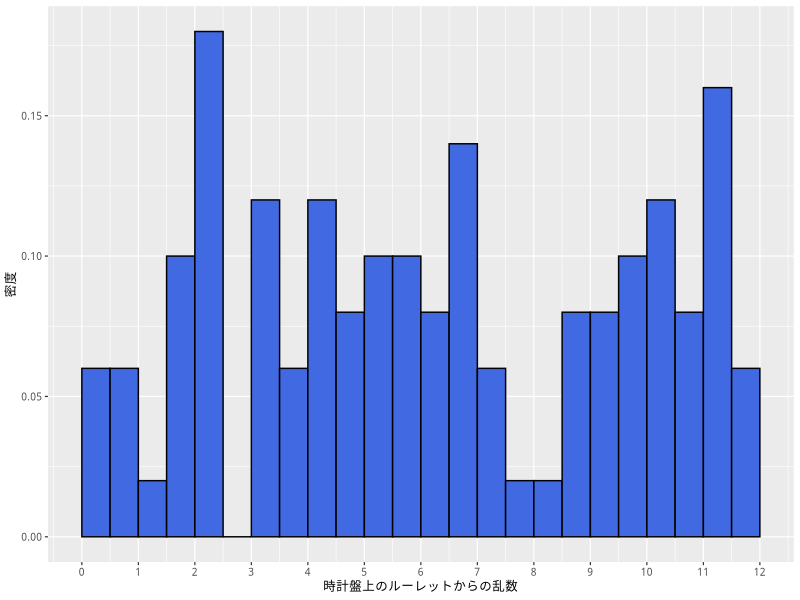
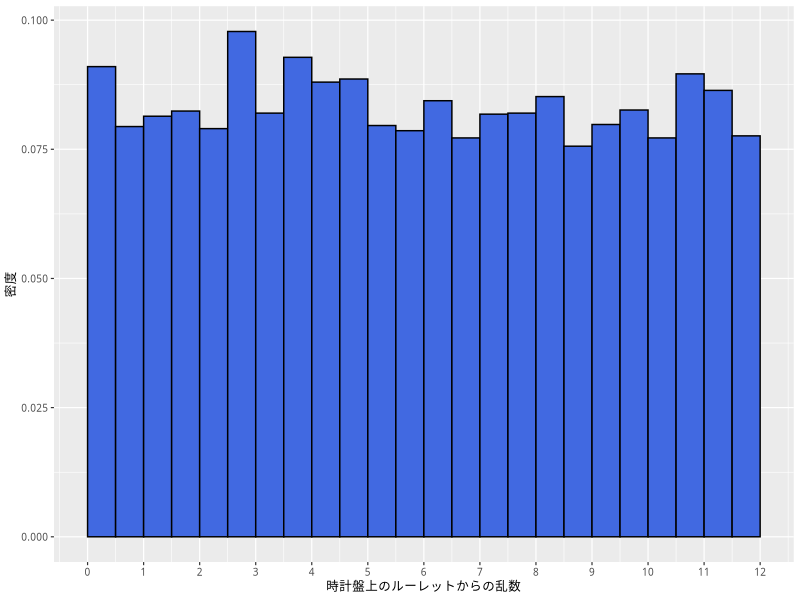
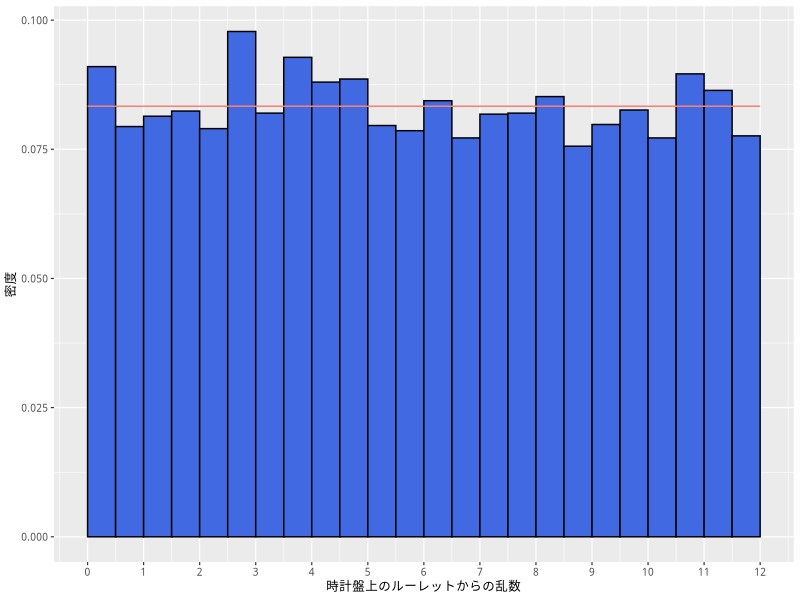
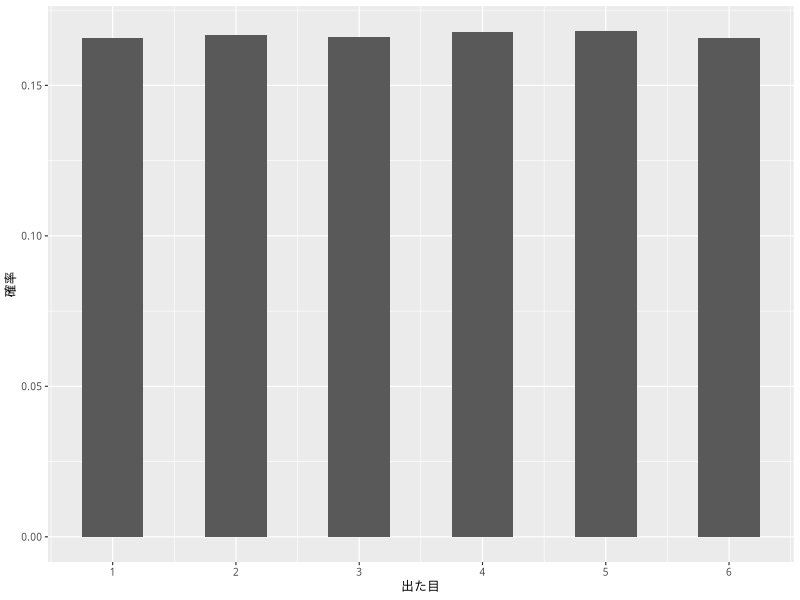
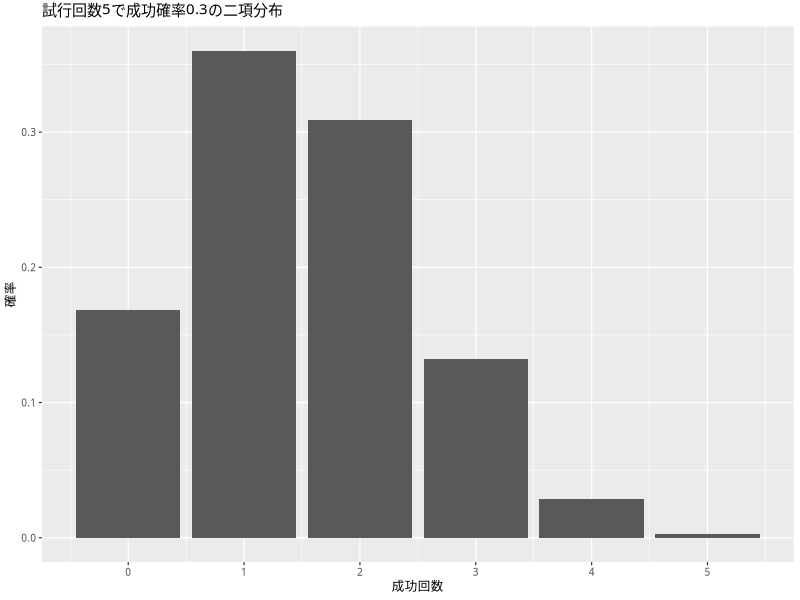
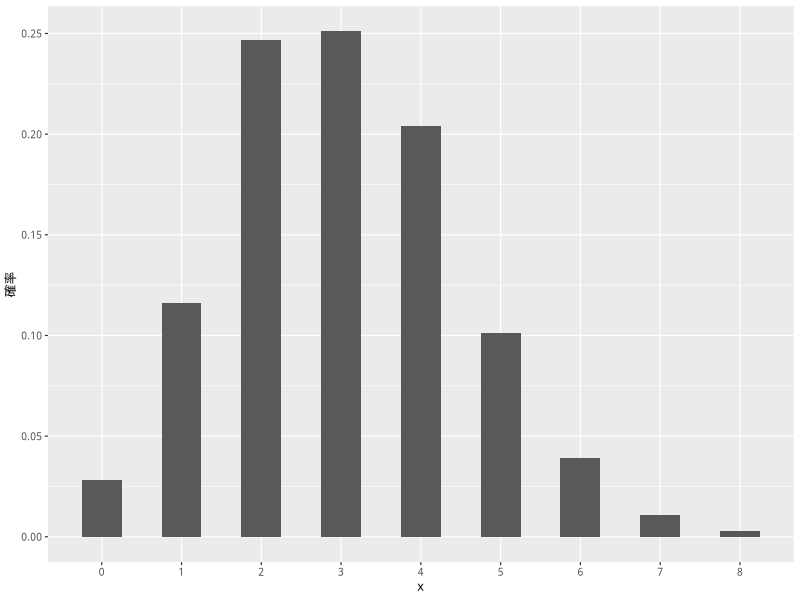
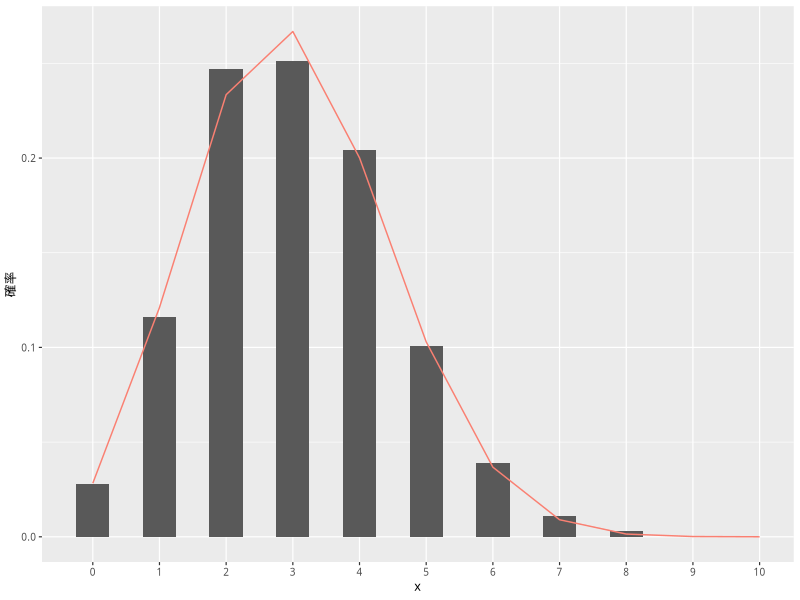
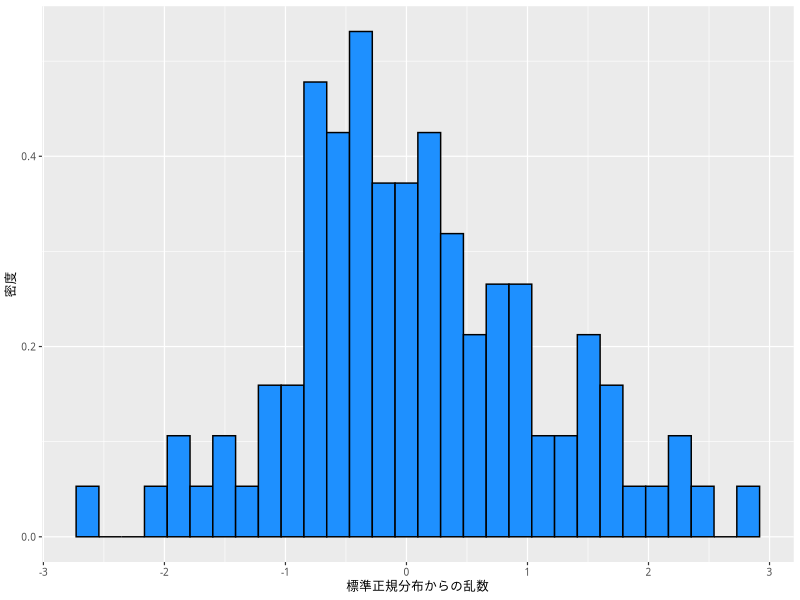

The R source for these figures, in order:
## ---- chunk 1
#| message: false
library(tidyverse)
## ---- chunk 2
#| message: false
theme_set(theme_gray(base_size = 9,
                     base_family = "HiraginoSans-W3"))
## ---- chunk 3
a1 <- runif(n = 100, min = 0, max = 12)
## ---- chunk 4
df1 <- tibble(a1)  # 結果をデータフレーム (tibble) に入れる
h1 <- ggplot(df1, aes(x = a1, y = after_stat(density))) +
  geom_histogram(binwidth = 0.5, 
                 boundary = 0,
                 fill = "royalblue", 
                 color = "black") +
  labs(x = "時計盤上のルーレットからの乱数", 
       y = "密度") +
  scale_x_continuous(breaks = 0 : 12)  # x軸の目盛を調整
plot(h1)
## ---- chunk 5
a2 <- runif(n = 10000, min = 0, max = 12)
df2 <- tibble(a2)
h2 <- ggplot(df2, aes(x = a2, y = after_stat(density))) +
  geom_histogram(binwidth = 0.5, 
                 boundary = 0,
                 fill = "royalblue", 
                 color = "black") +
  labs(x = "時計盤上のルーレットからの乱数", 
       y = "密度") +
  scale_x_continuous(breaks = 0 : 12)  # x軸の目盛を調整
plot(h2)
## ---- chunk 6
x_pt <- seq(from = 0, to = 12, length.out = 10000)
## ---- chunk 7
dens <- dunif(x_pt, min = 0, max = 12)
## ---- chunk 8
D_unif <- tibble(x = x_pt, dens = dens)
## ---- chunk 9
h2_b <- h2 +
  geom_line(data = D_unif, 
            aes(x = x, y = dens),
            color = "salmon")
plot(h2_b)
## ---- chunk 10
punif(3, min = 0, max = 12) 
## ---- chunk 11
punif(11.5, min = 0, max = 12) - punif(4.8, min = 0, max = 12)
## ---- chunk 12
qunif(0.5, min = 0, max = 12)
## ---- chunk 13
qunif(1, min = 0, max = 12)
## ---- chunk 14
a3 <- sample(1 : 6, size = 100000, replace = TRUE)
df3 <- tibble(a3)
p3 <- ggplot(df3, aes(x = a3, y = after_stat(count) / nrow(df3))) +
  geom_bar(width = 0.5) +
  labs(x = "出た目", y = "確率") +
  scale_x_continuous(breaks = 1 : 6)
plot(p3)
## ---- chunk 15
#| echo: false
bin_ex1 <- dbinom(0 : 5, size = 5, prob = 0.3)
dd <- data.frame(x = 0 : 5, y = bin_ex1)
p_bin1 <- ggplot(dd, aes(x, y)) +
  geom_bar(stat = "identity") +
  scale_x_continuous(breaks = 0:5) +
  labs(x = "成功回数", 
       y = "確率",
       title = "試行回数5で成功確率0.3の二項分布")
print(p_bin1)
## ---- chunk 16
rbinom(n = 8, size = 10, prob = 0.4)
## ---- chunk 17
rbinom(n = 8, size = 10, prob = 0.4)
## ---- chunk 18
rbinom(n = 1, size = 1, prob = 0.5)
## ---- chunk 19
rbinom(n = 1, size = 1, prob = 0.5)
## ---- chunk 20
rbinom(n = 1, size = 1, prob = 0.5)
## ---- chunk 21
rbinom(n = 1, size = 1, prob = 0.5)
## ---- chunk 22
rbinom(n = 1, size = 1, prob = 0.5)
## ---- chunk 23
rbinom(n = 1, size = 1, prob = 0.5)
## ---- chunk 24
rbinom(n = 10, size = 1, prob = 0.5)
## ---- chunk 25
x <- rbinom(n = 1000, size = 10, prob = 0.3)
## ---- chunk 26
D_bin <- tibble(x)
h_binom <- ggplot(D_bin, aes(x = x, y = after_stat(count) / nrow(D_bin))) +
  geom_bar(width = 0.5) +
  scale_x_continuous(breaks = 0 : 10,
                     minor_breaks = NULL) +
  labs(y = "確率")
plot(h_binom)
## ---- chunk 27
x_pt <- 0 : 10
## ---- chunk 28
dens <- dbinom(x_pt, size = 10, prob = 0.3)
## ---- chunk 29
D_binom <- tibble(x = x_pt, dens = dens)
## ---- chunk 30
h_binom_b <- h_binom +
  geom_line(data = D_binom, 
            aes(x = x, y = dens),
            color = "salmon")
plot(h_binom_b)
## ---- chunk 31
pbinom(3, size = 10, prob = 0.3)
## ---- chunk 32
pbinom(6, size = 10, prob = 0.3) - pbinom(4, size = 10, prob = 0.3) 
## ---- chunk 33
qbinom(0.5, size = 10, prob = 0.3)
## ---- chunk 34
qbinom(.999, size = 10, prob = 0.3)
## ---- chunk 35
b1 <- rnorm(n = 100)
## ---- chunk 36
#| message: false
df_n1 <- tibble(b1)
h_n1 <- ggplot(df_n1, aes(x = b1, y = after_stat(density))) +
  geom_histogram(color = "black", fill = "dodgerblue") +
  labs(x = "標準正規分布からの乱数", y = "密度")
plot(h_n1)
## ---- chunk 37
mean(b1)
sd(b1)
## ---- chunk 38
#| message: false
b2 <- rnorm(n = 10000)
df_n2 <- tibble(b2)
h_n2 <- ggplot(df_n2, aes(x = b2, y = after_stat(density))) +
  geom_histogram(color = "black", fill = "dodgerblue") +
  labs(x = "標準正規分布からの乱数", y = "密度")
plot(h_n2)
## ---- chunk 39
mean(b2)
sd(b2)
## ---- chunk 40
#| message: false
b3 <- rnorm(n = 10000, mean = 10, sd = 2)
df_n3 <- tibble(b3)
h_n3 <- ggplot(df_n3, aes(x = b3, y = after_stat(density))) +
  geom_histogram(color = "black", fill = "dodgerblue") +
  labs(x = "Normal(10, 2) からの乱数", y = "密度")
plot(h_n3)
## ---- chunk 41
h_n3_b <- h_n3 +
  geom_vline(xintercept = mean(b3),
             color = "violet")
plot(h_n3_b)
## ---- chunk 42
mean(b3)
sd(b3)
## ---- chunk 43
x_pt <- seq(from = 2, to = 18, length.out = 10000)
## ---- chunk 44
dens <- dnorm(x_pt, mean = 10, sd = 2)
## ---- chunk 45
D_nml <- tibble(x = x_pt, dens = dens)
## ---- chunk 46
h_n3_b <- h_n3 +
  geom_line(data = D_nml, 
            aes(x = x, y = dens),
            color = "salmon",
            linewidth = 1.2)
plot(h_n3_b)
## ---- chunk 47
pnorm(3, mean = 10, sd = 2)
## ---- chunk 48
pnorm(12, mean = 10, sd = 2)
## ---- chunk 49
pnorm(11.5, mean = 10, sd = 2) - pnorm(7.7, mean = 10, sd = 2)
## ---- chunk 50
qnorm(0.5, mean = 10, sd = 2)
## ---- chunk 51
qnorm(1, mean = 10, sd = 2)
## ---- chunk 52
qnorm(0, mean = 10, sd = 2)
